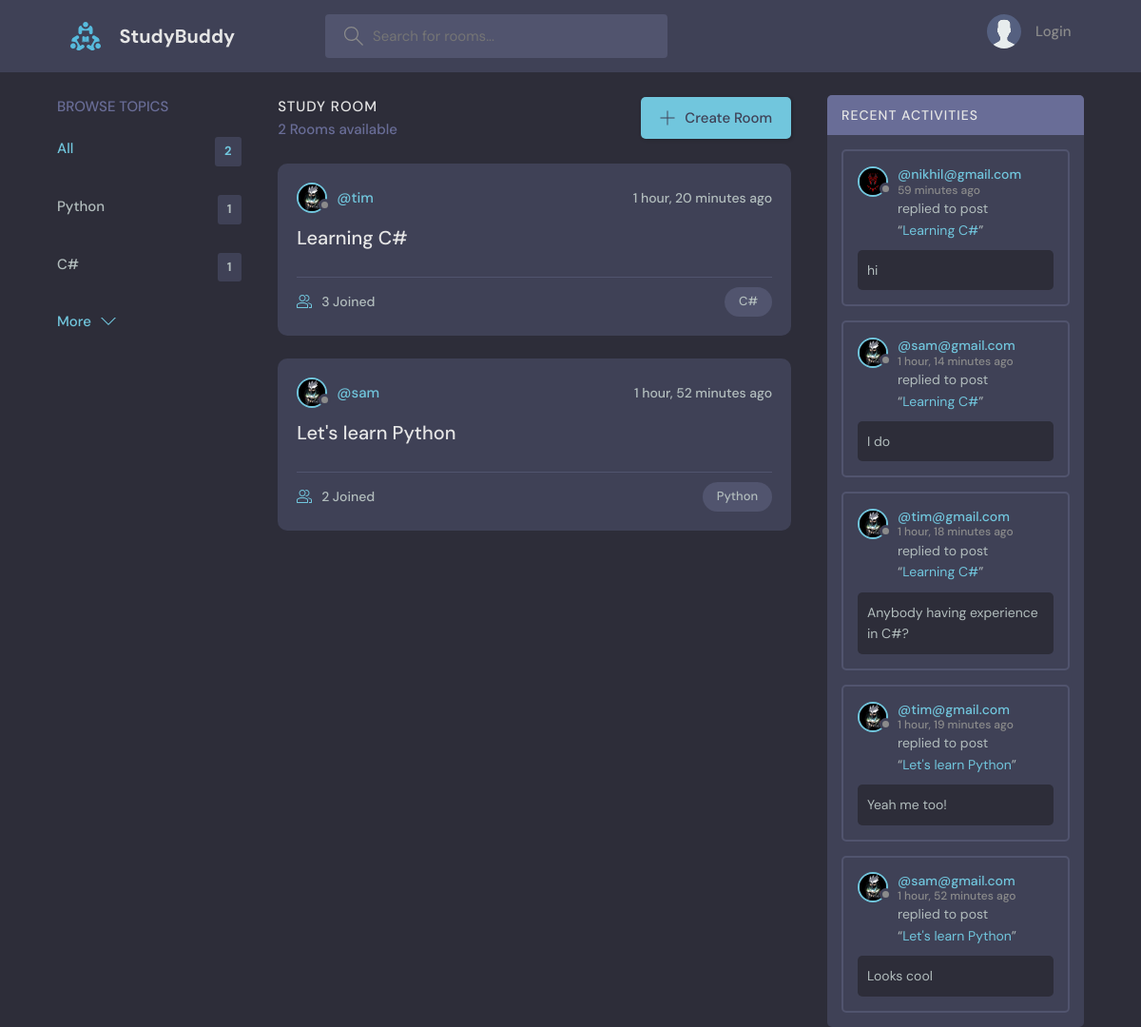
The page / on the database its author committed.
### base/models.py (models this page shows, shortened)
class Topic(models.Model):
    name = models.CharField(max_length=200)

class Room(models.Model):
    host=  models.ForeignKey(User, on_delete=models.SET_NULL, null = True)
    topic = models.ForeignKey(Topic, on_delete=models.SET_NULL, null = True)
    name = models.CharField(max_length=100)
    description = models.TextField(null=True, blank=True)
    participants = models.ManyToManyField(User, related_name='participants',blank=True)
    updated = models.DateTimeField(auto_now=True)
    created = models.DateTimeField(auto_now_add=True)
    class Meta:
        ordering = ['-updated', '-created']
    def __str__(self):
        return self.name

class User(AbstractUser):
    name = models.CharField(max_length=100,null=True)
    email = models.EmailField(unique=True, null=True)
    bio = models.TextField(null=True)
    avatar = models.ImageField(null=True, default="avatar.svg")
    USERNAME_FIELD = 'email'
    REQUIRED_FIELDS = []

class Message(models.Model):
    user = models.ForeignKey(User, on_delete=models.CASCADE)
    room = models.ForeignKey(Room , on_delete=models.CASCADE)
    body = models.TextField(null=True, blank=True)
    updated = models.DateTimeField(auto_now=True)
    created = models.DateTimeField(auto_now_add=True)
    class Meta:
        ordering = ['-updated', '-created']

### base/views.py (the view)
# urls.py: path('', views.home, name='home'),
def home(request):
    q = request.GET.get('q') if request.GET.get('q') != None else ''
    rooms = Room.objects.filter(
        Q(topic__name__icontains=q) |
        Q(name__icontains=q) |
        Q(description__icontains=q)
    )
    topics = Topic.objects.all()[:5]
    room_count = rooms.count()
    room_messages = Message.objects.filter(Q(room__topic__name__icontains=q))
    context = {'rooms': rooms, 'topics':topics, 'room_count': room_count,'room_messages': room_messages}
    return render(request, 'base/home.html',context)

### base/templates/base/home.html (shortened to what this page needs)
{% extends 'main.html' %}
{% block content %}
    <main class="layout layout--3">
      <div class="container">
        {% include 'base/topics_component.html' %}
        <div class="roomList">
          <div class="roomList__header">
            <div>
              <h2>Study Room</h2>
              <p>{{room_count}} Rooms available</p>
            </div>
            <a class="btn btn--main" href="{% url 'create-room' %}">
              <svg version="1.1" xmlns="http://www.w3.org/2000/svg" width="32" height="32" viewBox="0 0 32 32">
                <title>add</title>
                <path
                  d="M16.943 0.943h-1.885v14.115h-14.115v1.885h14.115v14.115h1.885v-14.115h14.115v-1.885h-14.115v-14.115z"
                ></path>
              </svg>
              Create Room
            </a>
          </div>
          {% include 'base/feed_component.html' %}
        </div>
        {% include 'base/activity_component.html' %}
      </div>
    </main>
    {% endblock %}

### base/templates/base/topics_component.html
<div class="topics">
  <div class="topics__header">
      <h2>Browse Topics</h2>
  </div>
  <ul class="topics__list">
      <li>
          <a href="{% url 'home' %}" class="active">All <span>{{topics.count}}</span></a>
      </li>
      {% for topic in topics %}
      <li>
          <a href="{% url 'home' %}?q={{topic.name}}">{{topic.name}}<span>{{topic.room_set.all.count}}</span></a>
      </li>
      {% endfor %}
  </ul>
  <a class="btn btn--link" href="{% url 'topics' %}">
      More
      <svg version="1.1" xmlns="http://www.w3.org/2000/svg" width="32" height="32" viewBox="0 0 32 32">
          <title>chevron-down</title>
          <path d="M16 21l-13-13h-3l16 16 16-16h-3l-13 13z"></path>
      </svg>
  </a>
</div>

### base/templates/base/feed_component.html (shortened to what this page needs)
{% for room in rooms %}
<div class="roomListRoom">
    <div class="roomListRoom__header">
      <a href="{% url 'profile' room.host.id %}" class="roomListRoom__author">
        <div class="avatar avatar--small">
          <img src="{{room.host.avatar.url}}" />
        </div>
        <span>@{{room.host.username}}</span>
      </a>
      <div class="roomListRoom__actions">
        <span>{{room.created|timesince}} ago</span>
      </div>
    </div>
    <div class="roomListRoom__content">
      <a href="{% url 'room' room.id %}">{{room.name}}</a>
    </div>
    <div class="roomListRoom__meta">
      <a href="{% url 'room' room.id %}" class="roomListRoom__joined">
        {{room.participants.all.count}} Joined
      </a>
      <p class="roomListRoom__topic">{{room.topic.name}}</p>
    </div>
  </div>
  {% endfor %}

### base/templates/base/activity_component.html (shortened to what this page needs)
<div class="activities">
    <div class="activities__header">
      <h2>Recent Activities</h2>
    </div>
    {% for message in room_messages %}
    <div class="activities__box">
      <div class="activities__boxHeader roomListRoom__header">
        <a href="{% url 'profile' message.user.id %}" class="roomListRoom__author">
          <div class="avatar avatar--small">
            <img src="{{message.user.avatar.url}}" />
          </div>
          <p>
            @{{message.user}}
            <span>{{message.created|timesince}} ago</span>
          </p>
        </a>
      </div>
      <div class="activities__boxContent">
        <p>replied to post <br>“<a href="{% url 'room' message.room.id %}">{{message.room}}</a>”</p>
        <div class="activities__boxRoomContent">
            {{message.body}}
        </div>
      </div>
    </div>
    {% endfor %}
  </div>

### rows shown on the page
Topic: name "Python", room_set.all.count "1"
Topic: name "C#", room_set.all.count "1"
Room: host.avatar (picture), host.username "tim", created "1 hour, 20 minutes", name "Learning C#", participants.all.count "3", topic.name "C#"
Room: host.avatar (picture), host.username "sam", created "1 hour, 52 minutes", name "Let's learn Python", participants.all.count "2", topic.name "Python"
Message: user.avatar (picture), user "nikhil@gmail.com", created "59 minutes", room "Learning C#", body "hi"
Message: user.avatar (picture), user "sam@gmail.com", created "1 hour, 14 minutes", room "Learning C#", body "I do"
Message: user.avatar (picture), user "tim@gmail.com", created "1 hour, 18 minutes", room "Learning C#", body "Anybody having experience in C#?"
Message: user.avatar (picture), user "tim@gmail.com", created "1 hour, 19 minutes", room "Let's learn Python", body "Yeah me too!"
Message: user.avatar (picture), user "sam@gmail.com", created "1 hour, 52 minutes", room "Let's learn Python", body "Looks cool"

### other values the page prints
{{ topics.count }} "2"
{{ room_count }} "2"
